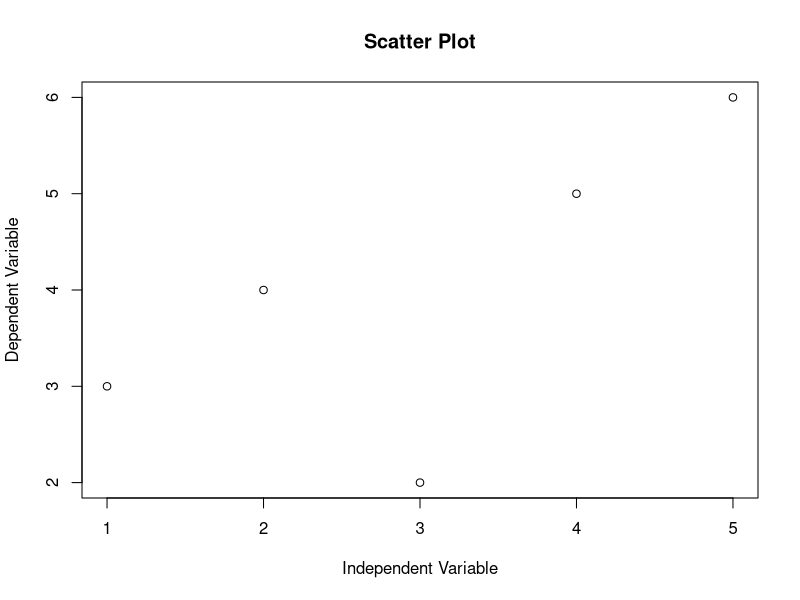
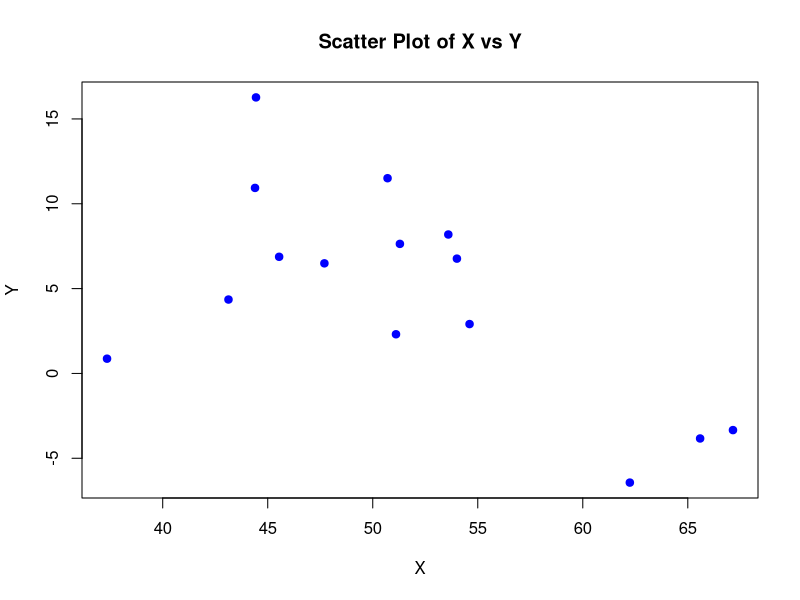

Write the R code that produced these figures, in order.
## ---- chunk 1
# Sample data
x <- c(1, 2, 3, 4, 5)
y <- c(3, 4, 2, 5, 6)

# Create scatter plot
plot(x, y, main = "Scatter Plot", xlab = "Independent Variable", ylab = "Dependent Variable")
## ---- chunk 2
# Generate sample data
set.seed(123)  # For reproducibility
x2 <- rnorm(15, mean = 50, sd = 10)
y2 <- 2 * x + rnorm(15, mean = 0, sd = 5)

# Plot scatter diagram
plot(x2, y2, 
     main = "Scatter Plot of X vs Y",
     xlab = "X",
     ylab = "Y",
     pch = 19,  # Use solid circles as data points
     col = "blue"  # Use blue color for data points
     )
## ---- chunk 3
# Calculate Pearson's correlation coefficient
correlation_coefficient <- cor(x, y)

# Print the correlation coefficient
print(paste("Pearson's correlation coefficient (r):", correlation_coefficient))
